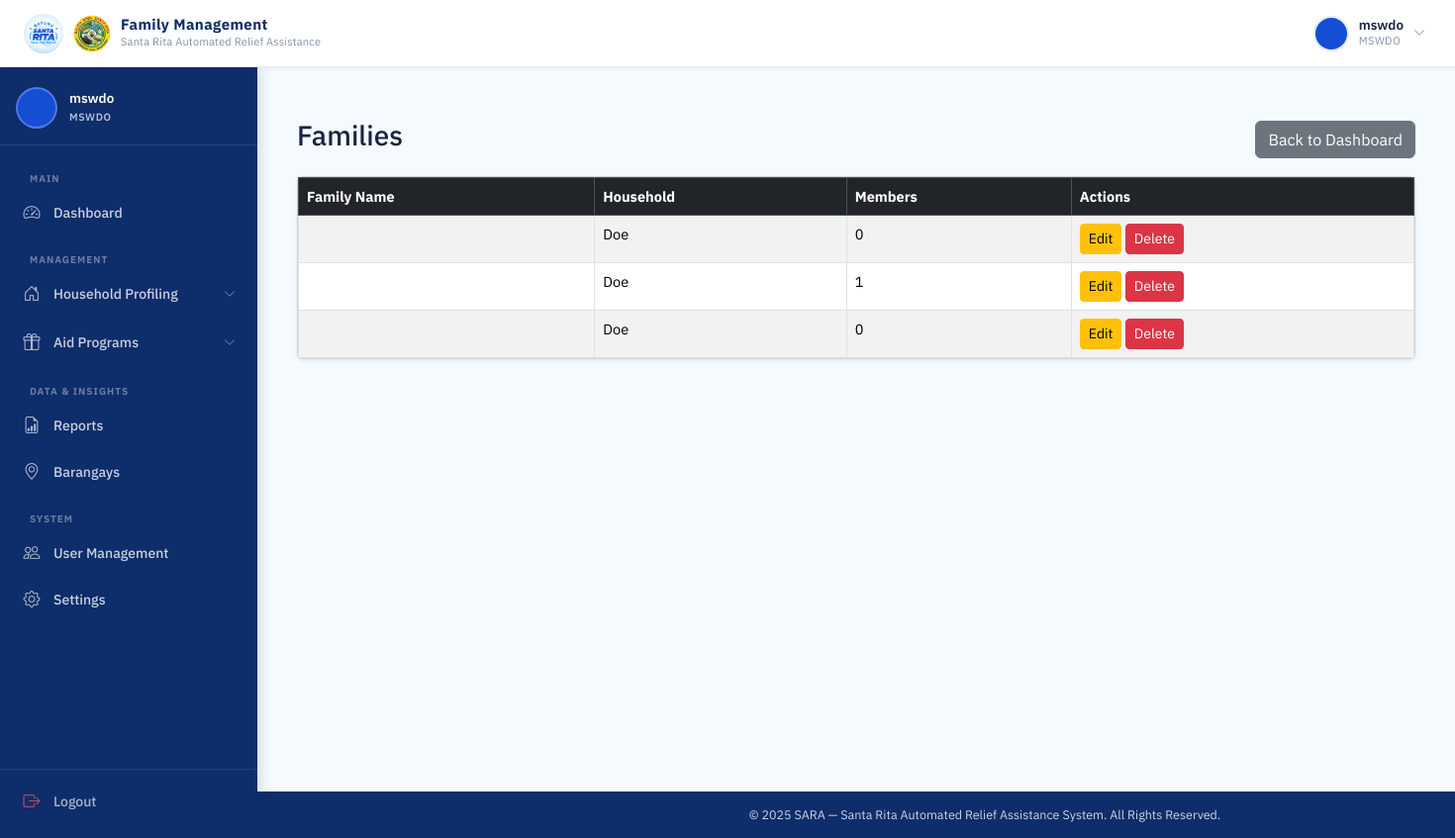
Before: /mswdo/families/ (signed in) with the older database file.
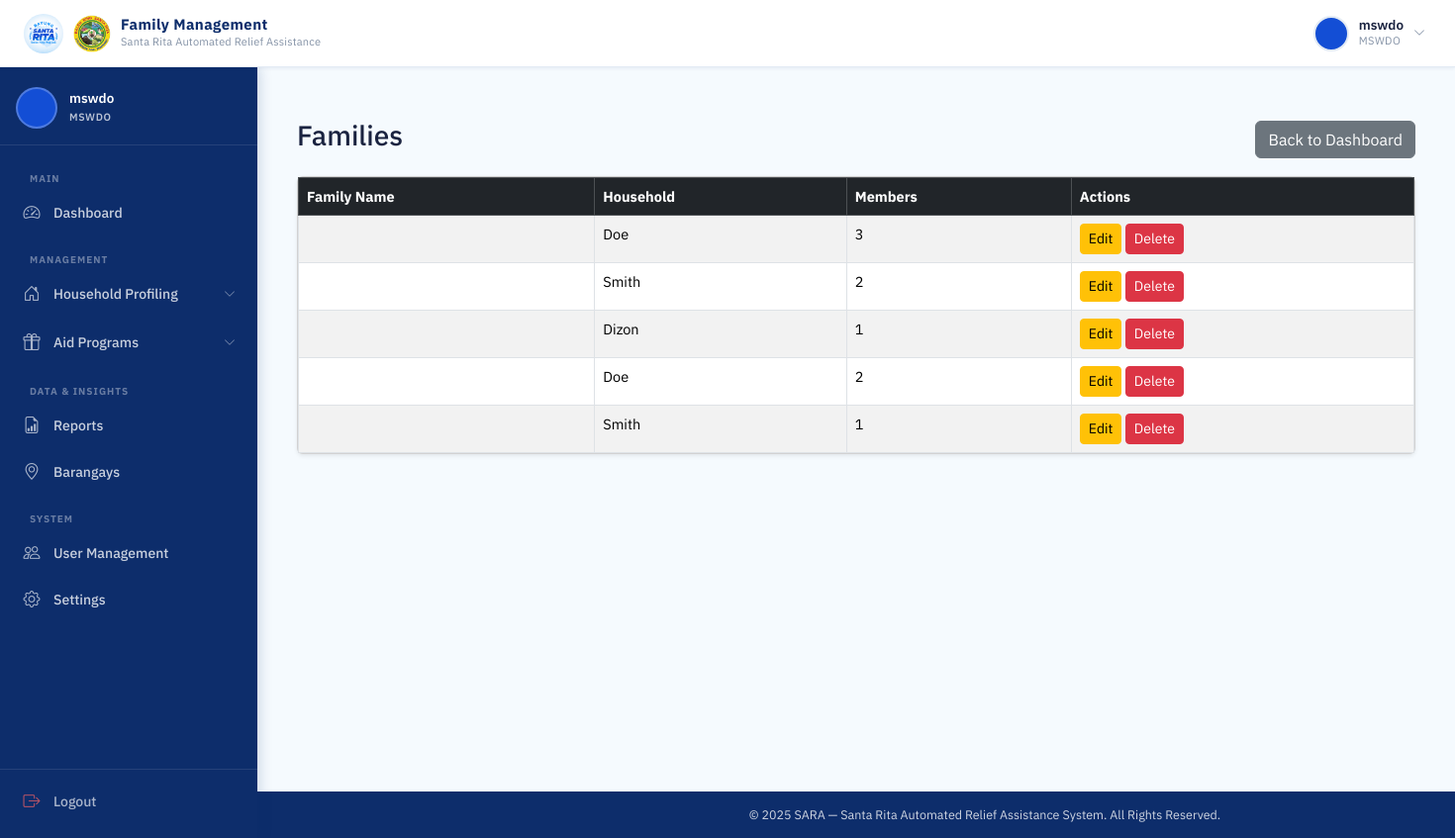
After: the same page with the newer database file.
### accounts/models.py (models this page shows, shortened)
class Family(models.Model):
    household = models.ForeignKey(Household, on_delete=models.CASCADE, related_name='families')
    family_name = models.CharField(max_length=100)
    rfid_uid = models.CharField(
        max_length=50,
        unique=True,
        null=True,
        blank=True
    )
    is_active = models.BooleanField(default=True)

class Household(models.Model):
    barangay = models.ForeignKey(Barangay, on_delete=models.CASCADE, related_name='households')
    zone = models.ForeignKey(Zone, on_delete=models.CASCADE, related_name='households')
    house_number = models.CharField(max_length=50)
    family_name = models.CharField(max_length=100)

### accounts/views.py (the view)
# urls.py: path('mswdo/families/', views.family_list, name='family_list'),
@login_required
def family_list(request):
    if request.user.role != 'MSWDO':
        return HttpResponseForbidden("Access Denied")
    families = Family.objects.all()
    return render(request, 'accounts/family_list.html', {'families': families})

### templates/accounts/family_list.html (shortened to what this page needs)
{% extends 'base.html' %}
{% load static %}
{% block navbar_title %}
Family Management
{% endblock %}
{% block css %}
<link rel="stylesheet" href="{% static 'css/dashboard.css' %}">
{% endblock %}
{% block content %}
<div class="container mt-4">
  <div class="d-flex justify-content-between align-items-center mb-3">
    <h3>Families</h3>
    <a href="{% url 'mswdo_dashboard' %}" class="btn btn-secondary">Back to Dashboard</a>
  </div>
  <div class="card shadow-sm">
    <div class="card-body p-0 table-responsive">
      <table class="table table-striped table-bordered mb-0">
        <thead class="table-dark">
          <tr>
            <th>Family Name</th>
            <th>Household</th>
            <th>Members</th>
            <th>Actions</th>
          </tr>
        </thead>
        <tbody>
          {% for family in families %}
          <tr>
            <td>{{ family.full_name }}</td>
            <td>{{ family.household.family_name }}</td>
            <td>{{ family.members.count }}</td>
            <td>
              <a href="#" class="btn btn-sm btn-warning">Edit</a>
              <a href="#" class="btn btn-sm btn-danger">Delete</a>
            </td>
          </tr>
          {% empty %}
          <tr>
            <td colspan="4" class="text-center">No families found.</td>
          </tr>
          {% endfor %}
        </tbody>
      </table>
    </div>
  </div>
</div>
{% endblock %}

Changed rows visible on the page:
changed Family (number 1 of 5 on the later page): members.count "0" → "3"
changed Family (number 2 of 5 on the later page): household.family_name "Doe" → "Smith"; members.count "1" → "2"
changed Family: household.family_name "Doe" → "Dizon"; members.count "0" → "1"
added Family: household.family_name "Doe", members.count "2"
added Family: household.family_name "Smith", members.count "1"
